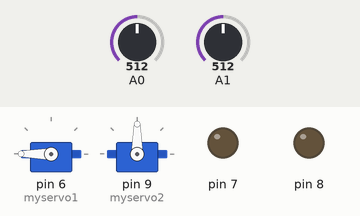
This sketch was run on a simulated Arduino Uno, built with avr-gcc and run on an emulated ATmega328P. On the bench: 2 × servo, output pins drawn as LEDs (lit = HIGH). Dashed ring = blinking. The test bench sets the inputs (shaded band); at power-on: A0 = 512, A1 = 512.

Above: at 1.2 s.
1.3 s: A0 set to 488
At 1.68 s:
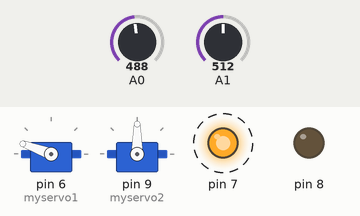
4.3 s: A1 set to 372
7.3 s: A1 set to 342
At 8.1 s:
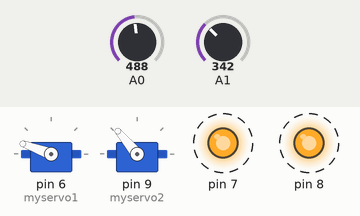
10.3 s: A0 set to 505
At 11.4 s:
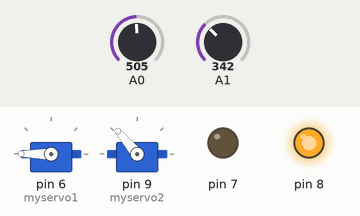
13.3 s: A0 set to 485
At 13.68 s:
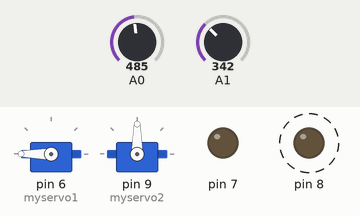
16.3 s: A0 set to 511
At 16.7 s:
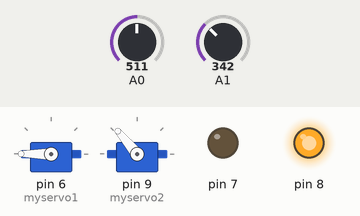
Timing chart, 0 to 19.3 s (numbered marks = the images above; inputs shaded):
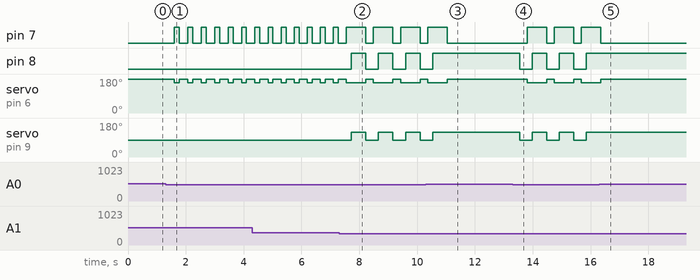

The sketch:

dinochrome_ver_2.ino
```cpp
#include <Servo.h>

Servo myservo1;
Servo myservo2;
int threshold1 = 495; // set the threshold of first LDR you found here.
int threshold2 = 360; // set the threshold of second LDR you found here.
long delayValue = 300; // set the delay value here

void setup() {
  Serial.begin(9600);
  pinMode(7,OUTPUT);
  pinMode(8,OUTPUT);
  myservo1.attach(6);
  myservo2.attach(9);
}

void loop() {
  while (delayValue>50)   // safety purpose
  {
     digitalWrite(8,LOW);
     digitalWrite(7,LOW); // if you are not using led then remove these 2 lines
     myservo1.write(180); // set the releasing angle here
     myservo2.write(90);  // set the releasing angle here
     delay(1);
     if (analogRead(A0)<threshold1)
     {
      delay(delayValue);
      delayValue -=2;  //reduce delay to keep up the speed of the game. You may change the value to make the game go further
      digitalWrite(7,HIGH);
      myservo1.write(160);  // set the pressing angle here
      delay(170);
     }
     if(analogRead(A1)< threshold2)
     {
      digitalWrite(8,HIGH);
      myservo2.write(130);  // set the pressing angle here
      delay(500);
     }
  }
}
```

Measured:
- the behaviour switches between 495 and 494 on A0 (found by bisection; images 0 and 1)
- the behaviour switches between 360 and 359 on A1 (found by bisection; images 1 and 2)
- after the input at 1.3 s, pin 7: alternates HIGH for 0.17 s and LOW for 0.30 s, starting after 0.30 s; servo on pin 6 (myservo1): alternates 180° for 0.30 s and 160° for 0.17 s, starting after 0.30 s
- after the input at 7.3 s, pin 7: alternates HIGH for 0.67 s and LOW for 0.27 s, starting after 0.92 s; pin 8: alternates HIGH for 0.50 s and LOW for 0.44 s, starting after 0.42 s
- after the input at 10.3 s, pin 7: goes on until 11.0 s, then stays LOW; pin 8: goes on until 10.5 s, then stays HIGH; servo on pin 6 (myservo1): goes on until 11.0 s, then stays 180°; servo on pin 9 (myservo2): goes on until 10.5 s, then stays 130°
- after the input at 13.3 s, pin 7: alternates HIGH for 0.67 s and LOW for 0.26 s, starting after 0.51 s; pin 8: alternates HIGH for 0.50 s and LOW for 0.44 s, starting after 0.25 s
- after the input at 16.3 s, pin 7: goes on until 16.4 s, then stays LOW; pin 8: stops changing and stays HIGH; servo on pin 6 (myservo1): goes on until 16.4 s, then stays 180°; servo on pin 9 (myservo2): stops changing and stays 130°
